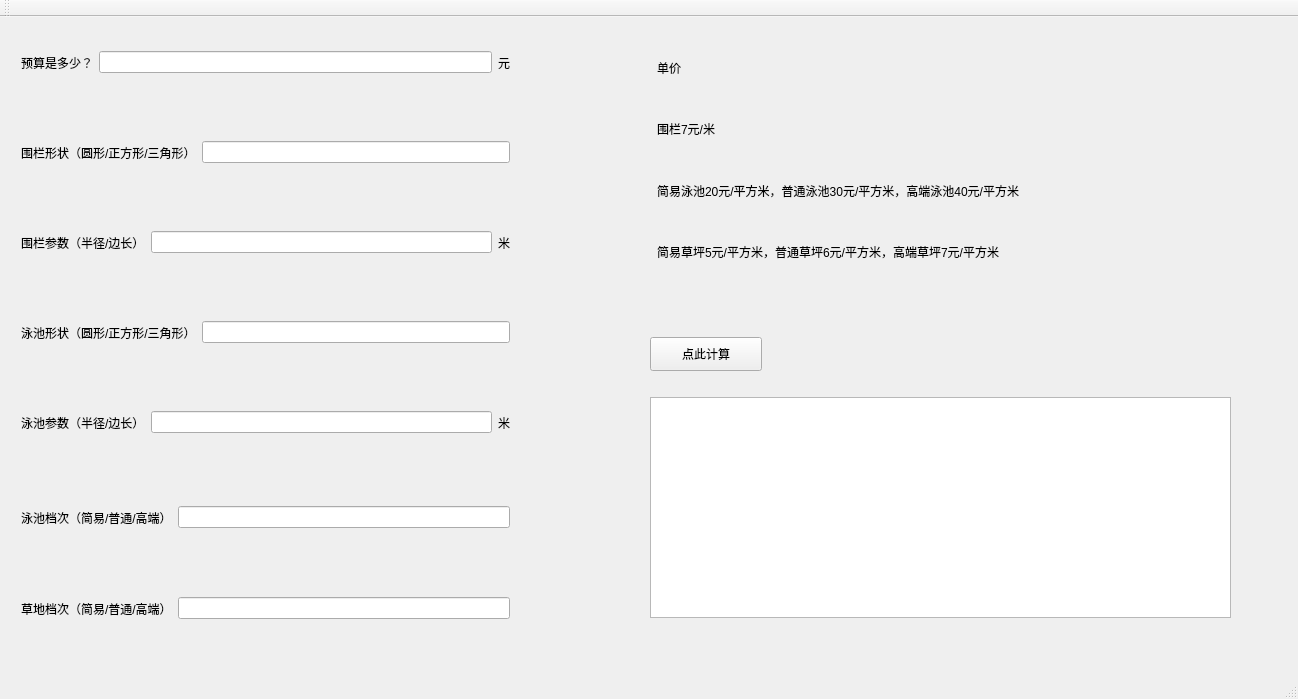
<?xml version="1.0" encoding="UTF-8"?>
<ui version="4.0">
 <class>Qt1Class</class>
 <widget class="QMainWindow" name="Qt1Class">
  <property name="geometry">
   <rect>
    <x>0</x>
    <y>0</y>
    <width>1298</width>
    <height>699</height>
   </rect>
  </property>
  <property name="windowTitle">
   <string>Qt1</string>
  </property>
  <widget class="QWidget" name="centralWidget">
   <widget class="QPushButton" name="btnShow">
    <property name="geometry">
     <rect>
      <x>650</x>
      <y>320</y>
      <width>112</width>
      <height>34</height>
     </rect>
    </property>
    <property name="text">
     <string>点此计算</string>
    </property>
   </widget>
   <widget class="QTextEdit" name="textEdit">
    <property name="geometry">
     <rect>
      <x>650</x>
      <y>380</y>
      <width>581</width>
      <height>221</height>
     </rect>
    </property>
   </widget>
   <widget class="QWidget" name="">
    <property name="geometry">
     <rect>
      <x>10</x>
      <y>10</y>
      <width>511</width>
      <height>71</height>
     </rect>
    </property>
    <layout class="QHBoxLayout" name="horizontalLayout">
     <item>
      <widget class="QLabel" name="label_2">
       <property name="text">
        <string>预算是多少？</string>
       </property>
      </widget>
     </item>
     <item>
      <widget class="QLineEdit" name="budgetlineEdit"/>
     </item>
     <item>
      <widget class="QLabel" name="label_8">
       <property name="text">
        <string>元</string>
       </property>
      </widget>
     </item>
    </layout>
   </widget>
   <widget class="QWidget" name="">
    <property name="geometry">
     <rect>
      <x>10</x>
      <y>100</y>
      <width>511</width>
      <height>71</height>
     </rect>
    </property>
    <layout class="QHBoxLayout" name="horizontalLayout_2">
     <item>
      <widget class="QLabel" name="label_3">
       <property name="text">
        <string>围栏形状（圆形/正方形/三角形）</string>
       </property>
      </widget>
     </item>
     <item>
      <widget class="QLineEdit" name="outshapelineEdit"/>
     </item>
    </layout>
   </widget>
   <widget class="QWidget" name="">
    <property name="geometry">
     <rect>
      <x>10</x>
      <y>370</y>
      <width>511</width>
      <height>71</height>
     </rect>
    </property>
    <layout class="QHBoxLayout" name="horizontalLayout_5">
     <item>
      <widget class="QLabel" name="label_6">
       <property name="text">
        <string>泳池参数（半径/边长）</string>
       </property>
      </widget>
     </item>
     <item>
      <widget class="QLineEdit" name="inparalineEdit"/>
     </item>
     <item>
      <widget class="QLabel" name="label_10">
       <property name="text">
        <string>米</string>
       </property>
      </widget>
     </item>
    </layout>
   </widget>
   <widget class="QWidget" name="">
    <property name="geometry">
     <rect>
      <x>10</x>
      <y>460</y>
      <width>511</width>
      <height>81</height>
     </rect>
    </property>
    <layout class="QHBoxLayout" name="horizontalLayout_7">
     <item>
      <widget class="QLabel" name="label_11">
       <property name="text">
        <string>泳池档次（简易/普通/高端）</string>
       </property>
      </widget>
     </item>
     <item>
      <widget class="QLineEdit" name="poorlevellineEdit"/>
     </item>
    </layout>
   </widget>
   <widget class="QWidget" name="">
    <property name="geometry">
     <rect>
      <x>10</x>
      <y>556</y>
      <width>511</width>
      <height>71</height>
     </rect>
    </property>
    <layout class="QHBoxLayout" name="horizontalLayout_6">
     <item>
      <widget class="QLabel" name="label_7">
       <property name="text">
        <string>草地档次（简易/普通/高端）</string>
       </property>
      </widget>
     </item>
     <item>
      <widget class="QLineEdit" name="grasslevellineEdit"/>
     </item>
    </layout>
   </widget>
   <widget class="QWidget" name="">
    <property name="geometry">
     <rect>
      <x>10</x>
      <y>190</y>
      <width>511</width>
      <height>71</height>
     </rect>
    </property>
    <layout class="QHBoxLayout" name="horizontalLayout_3">
     <item>
      <widget class="QLabel" name="label_4">
       <property name="text">
        <string>围栏参数（半径/边长）</string>
       </property>
      </widget>
     </item>
     <item>
      <widget class="QLineEdit" name="outparalineEdit"/>
     </item>
     <item>
      <widget class="QLabel" name="label_9">
       <property name="text">
        <string>米</string>
       </property>
      </widget>
     </item>
    </layout>
   </widget>
   <widget class="QWidget" name="">
    <property name="geometry">
     <rect>
      <x>10</x>
      <y>280</y>
      <width>511</width>
      <height>71</height>
     </rect>
    </property>
    <layout class="QHBoxLayout" name="horizontalLayout_4">
     <item>
      <widget class="QLabel" name="label_5">
       <property name="text">
        <string>泳池形状（圆形/正方形/三角形）</string>
       </property>
      </widget>
     </item>
     <item>
      <widget class="QLineEdit" name="inshapelineEdit"/>
     </item>
    </layout>
   </widget>
   <widget class="QWidget" name="">
    <property name="geometry">
     <rect>
      <x>646</x>
      <y>12</y>
      <width>581</width>
      <height>261</height>
     </rect>
    </property>
    <layout class="QVBoxLayout" name="verticalLayout_2">
     <item>
      <widget class="QLabel" name="label_14">
       <property name="text">
        <string>单价</string>
       </property>
      </widget>
     </item>
     <item>
      <widget class="QLabel" name="label_13">
       <property name="text">
        <string>围栏7元/米</string>
       </property>
      </widget>
     </item>
     <item>
      <widget class="QLabel" name="label">
       <property name="text">
        <string>简易泳池20元/平方米，普通泳池30元/平方米，高端泳池40元/平方米</string>
       </property>
      </widget>
     </item>
     <item>
      <widget class="QLabel" name="label_12">
       <property name="text">
        <string>简易草坪5元/平方米，普通草坪6元/平方米，高端草坪7元/平方米</string>
       </property>
      </widget>
     </item>
    </layout>
   </widget>
  </widget>
  <widget class="QToolBar" name="mainToolBar">
   <attribute name="toolBarArea">
    <enum>TopToolBarArea</enum>
   </attribute>
   <attribute name="toolBarBreak">
    <bool>false</bool>
   </attribute>
  </widget>
  <widget class="QStatusBar" name="statusBar"/>
 </widget>
 <layoutdefault spacing="6" margin="11"/>
 <resources>
  <include location="qt1.qrc"/>
 </resources>
 <connections/>
</ui>
